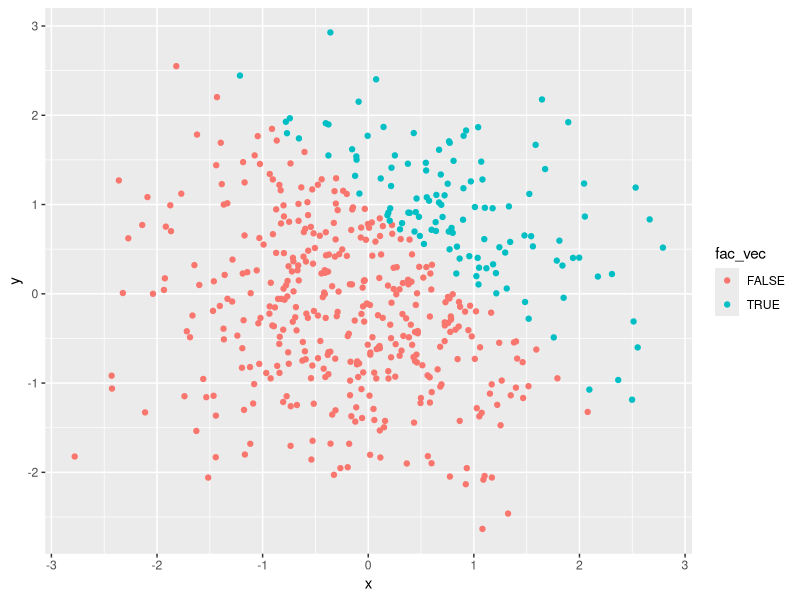

R code for this plot:
## ---- chunk 1
library(tidyverse)
## ---- chunk 2

## Create data frame
df_1 = tibble(
  ran_samp = rnorm(8),
  log_vec = ran_samp > 0,
  vec_char = c("I", "have", "no", "idea", "what", "Im", "doing" , "yikes"),
  fac_vec = factor(c( "yes", "no", "maybe", "yes", "no", "maybe", "yes", "no"))
)

## Take the mean of each variable in dataframe
mean_samp = mean(pull(df_1, ran_samp))
mean_log = mean(pull(df_1, log_vec))
mean_char = mean(pull(df_1, vec_char))
mean_fac = mean(pull(df_1, fac_vec))
## ---- chunk 3

## create a data frame
df_2 = tibble(
  x = rnorm(500),
  y = rnorm(500),
  logical_vec = x + y > 1,
  num_log = as.numeric(logical_vec),
  fac_vec = as.factor(logical_vec)
)
## ---- chunk 4

## scatterplot with colored points using the logical variable
plot_1 = ggplot(df_2, aes(x, y, color = logical_vec)) + geom_point()

## scatterplot with colored points using the numeric variable
plot_2 = ggplot(df_2, aes(x, y, color = num_log)) + geom_point()

## scatterplot with colored points using the factor variable
plot_3 = ggplot(df_2, aes(x, y, color = fac_vec)) + geom_point()


## export first scatterplot to directory
ggsave("plot_1.png")
